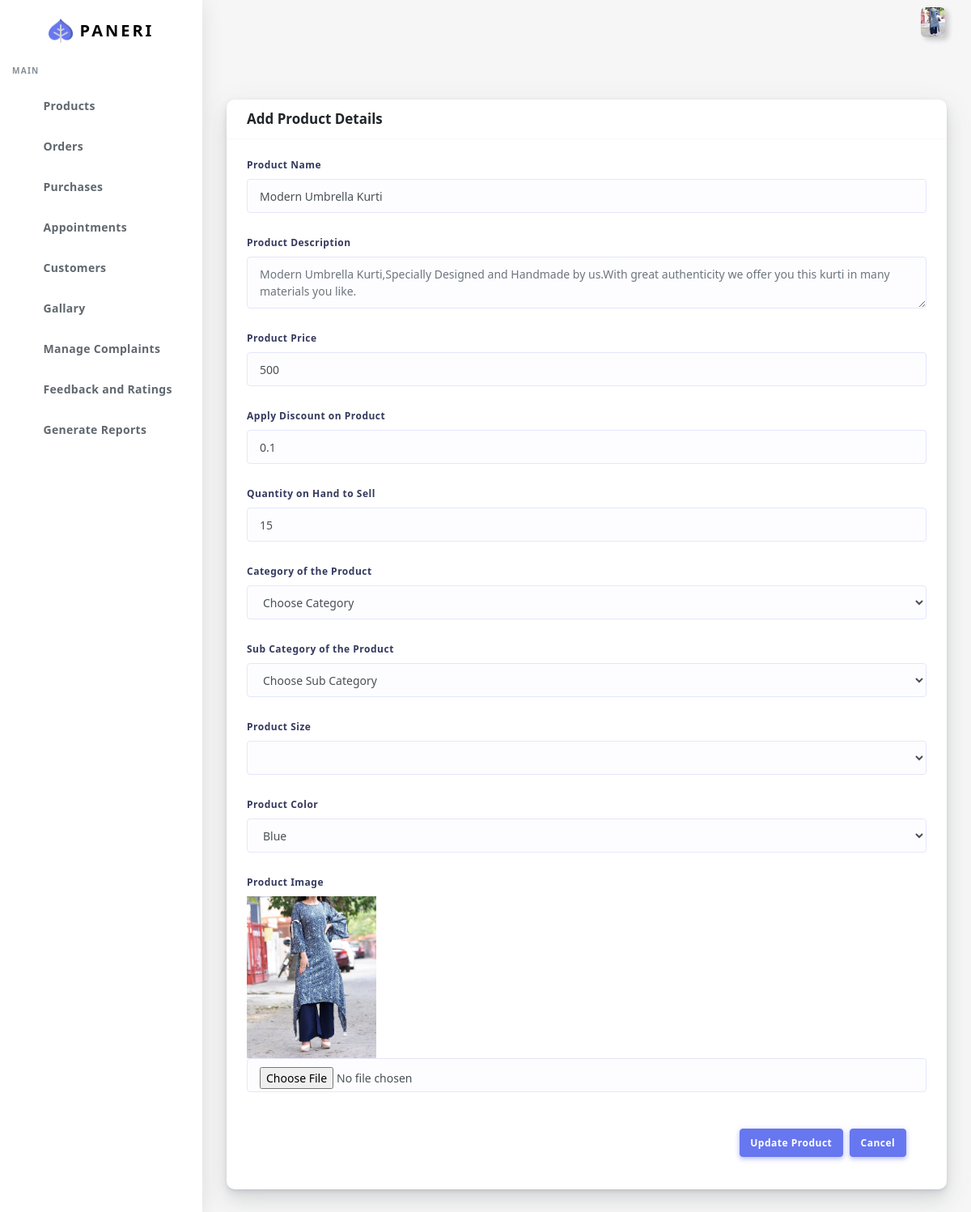
Page /viewproduct/10 (signed in) on the committed database.
### customer/models.py (models this page shows, shortened)
class UserBase(models.Model):
    user_id=models.OneToOneField(User,on_delete=CASCADE,primary_key=True)
    first_name=models.CharField(max_length=45)
    last_name=models.CharField(max_length=45)
    gender=models.BooleanField(default="Not Specified")
    dob=models.DateField(default="Not Specified")
    cus_add1=models.TextField(null=True,blank=True)
    cus_add2=models.TextField(null=True,blank=True)
    pincode=models.IntegerField()
    Cus_phone=models.CharField(max_length=10)
    profile=models.ImageField(upload_to="profileImages/",max_length=1500)
    area_id=models.ForeignKey(Area,on_delete=CASCADE)
    class meta:
        ordering = ['user_id']

class Product(models.Model):
    product_name=models.CharField(max_length=45)
    price=models.IntegerField()
    qty_on_hand=models.IntegerField()
    discount=models.FloatField(null=True)
    desc=models.TextField()
    product_img=models.ImageField(upload_to="ProductImg/",max_length=100)
    size_id=models.ForeignKey('ProductSize',on_delete=CASCADE,null=False)
    color_id=models.ForeignKey('ProductColor',on_delete=CASCADE,null=False)
    company_id=models.ForeignKey(Company,on_delete=CASCADE)
    cat_id=models.ForeignKey('Category',on_delete=CASCADE)
    class Meta:
        ordering = ['id']
        unique_together = (('size_id','id', 'color_id'),)

class ProductColor(models.Model):
    color_name=models.CharField(max_length=10)

### customer/views.py (the view)
# urls.py: path("viewproduct/<int:id>",views.viewproduct,name="viewproduct"),
@login_required(login_url='sign-in')
def viewproduct(request,id):
    checklocal(request)
    product=Product.objects.get(pk=id)
    print(type(product))
    category=Category.objects.all()
    cat=category.filter(cat_id__isnull=True)
    sub_cat=category.filter(cat_id__isnull=False)
    company=Company.objects.first()
    pcolor=ProductColor.objects.all()
    psize=ProductSize.objects.all()
    return render(request,"Mainadmin/view_added_product.html",{'cat':cat,'sub_cat':sub_cat,'company':company,'pcolor':pcolor,'psize':psize,"product":product})

### customer/views.py (called while the page is built)
def checklocal(request):
    if request.user.is_staff==False:
        logout(request)

### customer/templates/Mainadmin/view_added_product.html (shortened to what this page needs)
{% extends "Mainadmin/index.html" %}
{% load static %}
{% block body %}
<div class="main-content">
  <section class="section">
    <div class="section-body">
      <form id="sup" action="{% url 'updateproduct' product.id %}" method="POST" enctype="multipart/form-data">
       <div class="card">
            <div class="card-header">
              <h4>Add Product Details</h4>
            </div>
            <div class="card-body">
              <div class="form-group">
                <label>Product Name</label>
                <input type="text" name="pname" value="{{product.product_name}}" class="form-control" onKeyPress="return ValidateAlpha(event);" title="Enter only characters" >
              </div>
              <div class="form-group">
                <label>Product Description</label>
                <textarea class="form-control" name="desc" placeholder="{{product.desc | safe}}" ></textarea>
              </div>
              <div class="form-group">
                <label>Product Price</label>
                <input type="text" onkeypress="return isNumberKey(event)" class="form-control" name="price" value="{{product.price}}" required>
              </div>
              <div class="form-group">
                <label>Apply Discount on Product</label>
                <input type="text" onkeypress="return isNumberKey(event)"  class="form-control" name="discount" value="{{product.discount}}">
              </div>
              <div class="form-group">
                <label>Quantity on Hand to Sell</label>
                <input type="text" onkeypress="return isNumberKey(event)" class="form-control" name="qty" value="{{product.qty_on_hand}}" required>
              </div>
              <div class="form-group">
                <label>Category of the Product</label>
                <select name="cat" id="cat" class="form-control" required>
                  <option selected disabled>Choose Category</option>
                </select>
              </div>
              <div class="form-group">
                <label>Sub Category of the Product</label>
                <select name="subcat" id="subcat" class="form-control" required>
                  <option selected disabled>Choose Sub Category</option>
                </select>
              </div>
              <div class="form-group">
                <label>Product Size</label>
                <select name="size" id="" class="form-control" required>
                  <option selected>{{product.size_id.deatils}}</option>
                  {% for ps in psize %}
                  <option value="{{ps.id}}">{{ps.details}}</option>
                  {% endfor %}
                </select>
              </div>
              <div class="form-group">
                <label>Product Color</label>
                <select name="color" id="" class="form-control" required>
                  <option selected >{{product.color_id.color_name}}</option>
                </select>
              </div>
              <div class="form-group">
                <label>Product Image</label>
                <div style="width: 200px; max-width: 300px;">
                <img src="/media/{{product.product_img}}" width="80%" alt="Product Image">
                </div>
                <input type="file" class="form-control" name="pimg" accept="image/*" required>
              </div>
            <div class="card-footer text-right">
              <button class="btn btn-primary mr-1" type="submit">Update Product</button>
            </form>
              <form action="{% url 'products' %}" id="sup" class="d-inline">
             <button class="btn btn-primary " type="submit">Cancel</button>
            </form>
            </div>
          </div>
        </div>
{% endblock body %}

### customer/templates/Mainadmin/index.html (shortened to what this page needs)
{% load static %}
<!DOCTYPE html>
<html lang="en">
<head>
  <link rel="stylesheet" href="{% static 'customer/assets/css/app.min.css' %} ">
  <link rel="stylesheet" href="{% static 'customer/assets/bundles/datatables/datatables.min.css' %} ">
  <link rel="stylesheet" href="{% static 'customer/assets/bundles/datatables/dataTables.bootstrap4.min.css' %} ">
  <link rel="stylesheet" href="{% static 'customer/assets/bundles/datatables/select.bootstrap4.min.css' %} ">
  <link rel="stylesheet" href="{% static 'customer/assets/css/style.css' %} ">
  <link rel="stylesheet" href="{% static 'customer/assets/css/components.css' %} ">
  <link rel="stylesheet" href="{% static 'customer/assets/css/custom.css' %} ">
</head>
<body>
  <div id="app">
    <div class="main-wrapper main-wrapper-1">
      <div class="navbar-bg"></div>
      <nav class="navbar navbar-expand-lg main-navbar sticky">
        <div class="form-inline mr-auto">
          <ul class="navbar-nav mr-3">
            <li><a href="#" data-toggle="sidebar" class="nav-link nav-link-lg
									collapse-btn"> </a></li>
            <li><a href="#" class="nav-link nav-link-lg fullscreen-btn">
              </a></li>
          </ul>
        </div>
        <ul class="navbar-nav navbar-right">
          <li class="dropdown dropdown-list-toggle"><a href="" id="read" data-toggle="dropdown"
            class="nav-link notification-toggle nav-link-lg"><i data-feather="bell" class="bell"></i>
          </a>
        </li>
          <li class="dropdown"><a href="#" data-toggle="dropdown"
              class="nav-link dropdown-toggle nav-link-lg nav-link-user"> <img alt="image" src="/media/{{request.user.userbase.profile}} "
                class="user-img-radious-style"> </a>
          </li>
        </ul>
      </nav>
      <div class="main-sidebar sidebar-style-2">
        <aside id="sidebar-wrapper">
          <div class="sidebar-brand">
            <a href="{% url 'index' %}"> <img alt="image" src="{% static 'customer/assets/img/logo.png' %} " class="header-logo" /> <span
                class="logo-name">Paneri</span>
            </a>
          </div>
          <ul class="sidebar-menu">
            <li class="menu-header">Main</li>
            <li ><a class="nav-link" href="{% url 'products' %}"><span>Products</span></a></li>
            <li class="dropdown">
              <a href="#" class="menu-toggle nav-link has-dropdown"><span>Orders</span></a>
            </li>
            <li class="dropdown">
              <a href="#" class="menu-toggle nav-link has-dropdown"><span>Purchases</span></a>
            </li>
            <li><a href="{% url 'appointment' %}" class="nav-link"><span>Appointments</span></a></li>
            <li><a href="{% url 'customers' %}" class="nav-link"><span>Customers</span></a></li>
            <li><a href="{% url 'gallary' %}" class="nav-link"><span>Gallary</span></a></li>
            <li><a href="{% url 'complaints' %}" class="nav-link"><span>Manage Complaints</span></a></li>
            <li><a href="{% url 'feedback' %}" class="nav-link"><span>Feedback and Ratings</span></a></li>
            <li><a class="nav-link" href="{% url 'gen_reports' %}"> <span class="icon-name">Generate Reports</span></a></li>
          </ul>
        </aside>
      </div>
       </div>
      {% block body %}
      {% endblock body %}
</body>
</html>

### rows in the picture
Product: pname "Modern Umbrella Kurti", desc "Modern Umbrella Kurti,Specially Designed and Handmade by us.With great authenticity we offer you this kurti in many materials you like.", price "500", discount "0.1", qty "15", color "Blue", product_img (picture)
